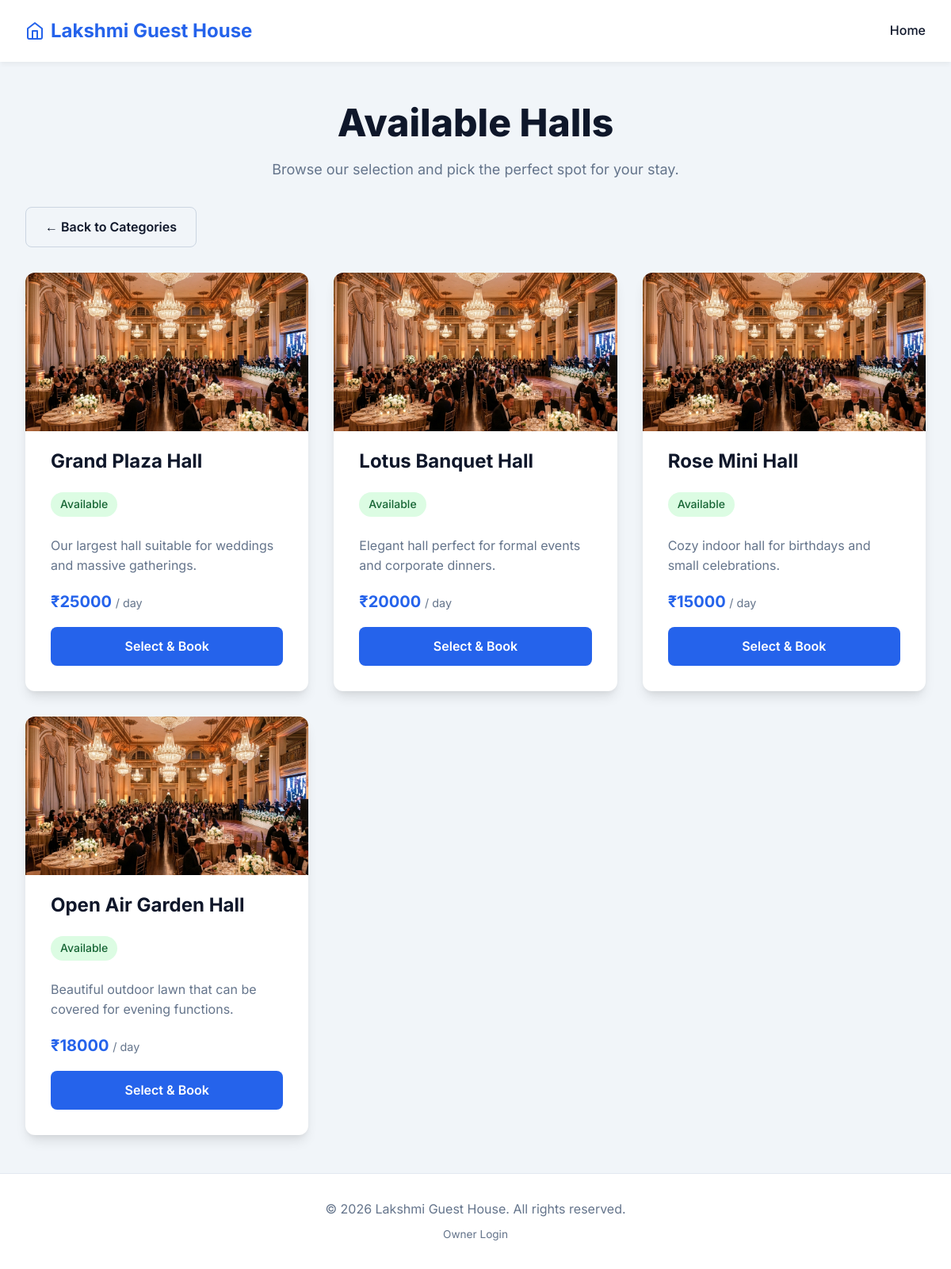
The page /category/Hall on the database its author committed.
### app.py (models this page shows)
class Accommodation(db.Model):
    id = db.Column(db.Integer, primary_key=True)
    name = db.Column(db.String(100), nullable=False) # e.g. "Room 101", "Grand Hall"
    type = db.Column(db.String(50), nullable=False)  # Hall, Cottage, Room
    description = db.Column(db.Text, nullable=True)
    price = db.Column(db.Float, nullable=False)
    image_filenames = db.Column(db.Text, nullable=True)
    is_closed = db.Column(db.Boolean, default=False)

### app.py (the view)
@app.route('/category/<string:acc_type>')
def category_view(acc_type):
    accommodations = Accommodation.query.filter_by(type=acc_type).all()
    today = datetime.now().date()
    for acc in accommodations:
        if acc.is_closed:
            acc.is_available_today = False
        else:
            is_booked = Booking.query.filter(
                Booking.accommodation_id == acc.id,
                Booking.status == 'Approved',
                Booking.check_out >= today
            ).first()
            acc.is_available_today = not bool(is_booked)
    return render_template('category.html', accommodations=accommodations, acc_type=acc_type)

### templates/category.html (shortened to what this page needs)
{% extends 'base.html' %}
{% block content %}
<div class="hero" style="margin-bottom: 2rem;">
    <h1>Available {{ acc_type }}s</h1>
    <p>Browse our selection and pick the perfect spot for your stay.</p>
</div>
<div style="margin-bottom: 2rem;">
    <a href="{{ url_for('index') }}" class="btn btn-secondary" style="width: auto;">&larr; Back to Categories</a>
</div>
<div class="accommodations-grid">
    {% for acc in accommodations %}
    <div class="card">
        <div class="card-image-wrapper">
            <img src="{{ url_for('static', filename='images/' ~ acc.image_filenames.split(',')[0]) }}" alt="{{ acc.name }}" class="card-image">
        </div>
        <div class="card-header">
            <h2 class="card-title">{{ acc.name }}</h2>
            {% if acc.is_closed %}
                <span class="card-badge unavailable-badge" style="background: #e74c3c;">Unavailable</span>
            {% elif acc.is_available_today %}
                <span class="card-badge available-badge">Available</span>
            {% else %}
                <span class="card-badge unavailable-badge">Booked Today</span>
            {% endif %}
        </div>
        <div class="card-body">
            <p>{{ acc.description }}</p>
            <div class="price-tag">₹{{ "%.0f"|format(acc.price) }} <span style="font-size: 0.9rem; font-weight: normal; color: var(--text-light);">/ day</span></div>
            {% if acc.is_closed %}
                <button class="btn" disabled style="background: var(--text-light); cursor: not-allowed; opacity: 0.7;">Currently Unavailable</button>
            {% else %}
                <a href="{{ url_for('book', acc_id=acc.id) }}" class="btn">Select & Book</a>
            {% endif %}
        </div>
    </div>
    {% endfor %}
</div>
{% endblock %}

### templates/base.html (shortened to what this page needs)
<!DOCTYPE html>
<html lang="en">
<head>
    <link rel="stylesheet" href="{{ url_for('static', filename='css/style.css') }}">
</head>
<body>
    <header>
        <nav>
            <a href="{{ url_for('index') }}" class="logo">
                <svg xmlns="http://www.w3.org/2000/svg" width="24" height="24" viewBox="0 0 24 24" fill="none" stroke="currentColor" stroke-width="2" stroke-linecap="round" stroke-linejoin="round"><path d="M3 9l9-7 9 7v11a2 2 0 0 1-2 2H5a2 2 0 0 1-2-2z"></path><polyline points="9 22 9 12 15 12 15 22"></polyline></svg>
                Lakshmi Guest House
            </a>
            <div class="nav-links">
                <a href="{{ url_for('index') }}">Home</a>
            </div>
        </nav>
    </header>
    <main>
        {% block content %}{% endblock %}
    </main>
    <footer>
        <p>&copy; 2026 Lakshmi Guest House. All rights reserved.</p>
        <p style="margin-top: 0.5rem; font-size: 0.85rem;"><a href="{{ url_for('login') }}" style="color: var(--text-light); text-decoration: none;">Owner Login</a></p>
    </footer>
</body>
</html>

### static/css/style.css (style rules this page uses)
:root { --primary-color: #2563eb; --primary-hover: #1d4ed8; --secondary-color: #f8fafc; --text-dark: #0f172a; --text-light: #64748b; --bg-color: #f1f5f9; --card-bg: #ffffff; --border-radius: 12px; --box-shadow: 0 10px 15px -3px rgba(0, 0, 0, 0.1), 0 4px 6px -2px rgba(0, 0, 0, 0.05); --transition: all 0.3s ease; }
* { box-sizing: border-box; margin: 0; padding: 0; }
body { font-family: 'Inter', sans-serif; background-color: var(--bg-color); color: var(--text-dark); line-height: 1.6; min-height: 100vh; display: flex; flex-direction: column; }
header { background-color: var(--card-bg); box-shadow: 0 4px 6px -1px rgba(0, 0, 0, 0.05); position: sticky; top: 0; z-index: 100; }
nav { max-width: 1200px; margin: 0 auto; padding: 1.25rem 2rem; display: flex; justify-content: space-between; align-items: center; }
nav .logo { font-size: 1.5rem; font-weight: 700; color: var(--primary-color); text-decoration: none; display: flex; align-items: center; gap: 0.5rem; }
nav .nav-links a { text-decoration: none; color: var(--text-dark); font-weight: 500; transition: var(--transition); }
main { flex: 1; max-width: 1200px; margin: 0 auto; padding: 3rem 2rem; width: 100%; }
h1, h2, h3 { line-height: 1.2; margin-bottom: 1rem; }
.hero { text-align: center; margin-bottom: 4rem; }
.hero h1 { font-size: 3rem; font-weight: 800; color: var(--text-dark); margin-bottom: 1rem; }
.hero p { font-size: 1.125rem; color: var(--text-light); max-width: 600px; margin: 0 auto; }
.accommodations-grid { display: grid; grid-template-columns: repeat(auto-fit, minmax(300px, 1fr)); gap: 2rem; }
.card { background-color: var(--card-bg); border-radius: var(--border-radius); padding: 2rem; box-shadow: var(--box-shadow); transition: var(--transition); display: flex; flex-direction: column; overflow: hidden; }
.card-image-wrapper { height: 200px; overflow: hidden; margin: -2rem -2rem 1.5rem -2rem; }
.card-image { width: 100%; height: 100%; object-fit: cover; transition: transform 0.3s ease; }
.card-header { margin-bottom: 1.5rem; }
.card-title { font-size: 1.5rem; font-weight: 700; color: var(--text-dark); }
.card-badge { display: inline-block; background-color: var(--primary-color); color: white; padding: 0.25rem 0.75rem; border-radius: 9999px; font-size: 0.875rem; font-weight: 500; margin-top: 0.5rem; }
.available-badge { background-color: #dcfce3; color: #166534; }
.price-tag { font-size: 1.25rem; font-weight: 700; color: var(--primary-color); margin-bottom: 1rem; }
.card-body { flex: 1; }
.card-body p { color: var(--text-light); margin-bottom: 1rem; }
.btn { display: inline-block; background-color: var(--primary-color); color: white; padding: 0.75rem 1.5rem; border-radius: 8px; text-decoration: none; font-weight: 600; text-align: center; transition: var(--transition); border: none; cursor: pointer; width: 100%; }
.btn-secondary { background-color: transparent; color: var(--text-dark); border: 1px solid #cbd5e1; }
footer { text-align: center; padding: 2rem; background-color: white; color: var(--text-light); border-top: 1px solid #e2e8f0; margin-top: auto; }

### rows shown on the page
Accommodation: name "Grand Plaza Hall", is_closed "Available", description "Our largest hall suitable for weddings and massive gatherings.", price "25000"
Accommodation: name "Lotus Banquet Hall", is_closed "Available", description "Elegant hall perfect for formal events and corporate dinners.", price "20000"
Accommodation: name "Rose Mini Hall", is_closed "Available", description "Cozy indoor hall for birthdays and small celebrations.", price "15000"
Accommodation: name "Open Air Garden Hall", is_closed "Available", description "Beautiful outdoor lawn that can be covered for evening functions.", price "18000"

### other values the page prints
{{ acc_type }} "Hall"
